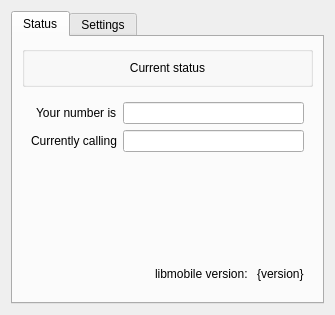
<?xml version="1.0" encoding="UTF-8"?>
<ui version="4.0">
 <class>QGBA::MobileAdapterView</class>
 <widget class="QDialog" name="QGBA::MobileAdapterView">
  <property name="windowTitle">
   <string>Mobile Game Boy Adapter</string>
  </property>
  <layout class="QVBoxLayout" name="verticalLayout">
   <item>
    <widget class="QTabWidget" name="tabWidget">
     <property name="currentIndex">
      <number>0</number>
     </property>
     <widget class="QWidget" name="statusTab">
      <attribute name="title">
       <string>Status</string>
      </attribute>
      <layout class="QVBoxLayout" name="verticalLayout_statusTab">
       <item>
        <widget class="QGroupBox" name="statusBox">
         <layout class="QVBoxLayout" name="verticalLayout_statusBox">
          <item>
           <widget class="QLabel" name="statusText">
            <property name="text">
             <string>Current status</string>
            </property>
            <property name="alignment">
             <set>Qt::AlignCenter</set>
            </property>
           </widget>
          </item>
         </layout>
        </widget>
       </item>
       <item>
        <widget class="QWidget" name="numbersForm" native="true">
         <layout class="QFormLayout" name="formLayout_numbersForm">
          <property name="fieldGrowthPolicy">
           <enum>QFormLayout::ExpandingFieldsGrow</enum>
          </property>
          <property name="labelAlignment">
           <set>Qt::AlignRight|Qt::AlignTrailing|Qt::AlignVCenter</set>
          </property>
          <item row="0" column="0">
           <widget class="QLabel" name="label_userNumber">
            <property name="text">
             <string>Your number is</string>
            </property>
           </widget>
          </item>
          <item row="0" column="1">
           <widget class="QLineEdit" name="userNumber">
            <property name="readOnly">
             <bool>true</bool>
            </property>
           </widget>
          </item>
          <item row="1" column="0">
           <widget class="QLabel" name="label_peerNumber">
            <property name="text">
             <string>Currently calling</string>
            </property>
           </widget>
          </item>
          <item row="1" column="1">
           <widget class="QLineEdit" name="peerNumber">
            <property name="readOnly">
             <bool>true</bool>
            </property>
           </widget>
          </item>
         </layout>
        </widget>
       </item>
       <item>
        <spacer name="verticalSpacer_statusTab">
         <property name="orientation">
          <enum>Qt::Vertical</enum>
         </property>
         <property name="sizeHint" stdset="0">
          <size>
           <width>20</width>
           <height>40</height>
          </size>
         </property>
        </spacer>
       </item>
       <item>
        <widget class="QWidget" name="versionWidget" native="true">
         <layout class="QHBoxLayout" name="horizontalLayout_versionWidget">
          <item>
           <spacer name="horizontalSpacer_versionWidget">
            <property name="orientation">
             <enum>Qt::Horizontal</enum>
            </property>
            <property name="sizeHint" stdset="0">
             <size>
              <width>40</width>
              <height>20</height>
             </size>
            </property>
           </spacer>
          </item>
          <item>
           <widget class="QLabel" name="label_versionText">
            <property name="text">
             <string>libmobile version: </string>
            </property>
           </widget>
          </item>
          <item>
           <widget class="QLabel" name="versionText">
            <property name="text">
             <string>{version}</string>
            </property>
           </widget>
          </item>
         </layout>
        </widget>
       </item>
      </layout>
     </widget>
     <widget class="QWidget" name="settingsTab">
      <attribute name="title">
       <string>Settings</string>
      </attribute>
      <layout class="QFormLayout" name="formLayout_settingsTab">
       <property name="fieldGrowthPolicy">
        <enum>QFormLayout::ExpandingFieldsGrow</enum>
       </property>
       <property name="labelAlignment">
        <set>Qt::AlignRight|Qt::AlignTrailing|Qt::AlignVCenter</set>
       </property>
       <item row="0" column="0">
        <widget class="QLabel" name="label_setType">
         <property name="text">
          <string>Adapter type:</string>
         </property>
        </widget>
       </item>
       <item row="0" column="1">
        <widget class="QComboBox" name="setType">
         <item>
          <property name="text">
           <string>Blue (PDC)</string>
          </property>
         </item>
         <item>
          <property name="text">
           <string>Yellow (cdmaOne)</string>
          </property>
         </item>
         <item>
          <property name="text">
           <string>Green (PHS-NTT, unreleased)</string>
          </property>
         </item>
         <item>
          <property name="text">
           <string>Red (DDI)</string>
          </property>
         </item>
         <item>
          <property name="text">
           <string>Purple (unreleased)</string>
          </property>
         </item>
         <item>
          <property name="text">
           <string>Black (unreleased)</string>
          </property>
         </item>
         <item>
          <property name="text">
           <string>Pink (unreleased)</string>
          </property>
         </item>
         <item>
          <property name="text">
           <string>Grey (unreleased)</string>
          </property>
         </item>
        </widget>
       </item>
       <item row="1" column="1">
        <widget class="QCheckBox" name="setUnmetered">
         <property name="text">
          <string>Unmetered</string>
         </property>
        </widget>
       </item>
       <item row="2" column="1">
        <widget class="QLineEdit" name="setDns1"/>
       </item>
       <item row="2" column="0">
        <widget class="QLabel" name="label_setDns1">
         <property name="text">
          <string>Primary DNS:</string>
         </property>
        </widget>
       </item>
       <item row="3" column="1">
        <widget class="QLineEdit" name="setDns2"/>
       </item>
       <item row="3" column="0">
        <widget class="QLabel" name="label_setDns2">
         <property name="text">
          <string>Secondary DNS:</string>
         </property>
        </widget>
       </item>
       <item row="4" column="1">
        <widget class="QSpinBox" name="setPort">
         <property name="maximum">
          <number>65535</number>
         </property>
         <property name="value">
          <number>1027</number>
         </property>
        </widget>
       </item>
       <item row="4" column="0">
        <widget class="QLabel" name="label_setPort">
         <property name="text">
          <string>P2P port:</string>
         </property>
        </widget>
       </item>
       <item row="5" column="1">
        <widget class="QLineEdit" name="setRelay"/>
       </item>
       <item row="5" column="0">
        <widget class="QLabel" name="label_setRelay">
         <property name="text">
          <string>Relay server:</string>
         </property>
        </widget>
       </item>
       <item row="6" column="1">
        <widget class="QLineEdit" name="setToken">
         <property name="maxLength">
          <number>32</number>
         </property>
         <property name="echoMode">
          <enum>QLineEdit::Password</enum>
         </property>
        </widget>
       </item>
       <item row="6" column="0">
        <widget class="QLabel" name="label_setToken">
         <property name="text">
          <string>Relay token:</string>
         </property>
        </widget>
       </item>
       <item row="7" column="1">
        <widget class="QPushButton" name="copyToken">
         <property name="text">
          <string>Copy relay token</string>
         </property>
        </widget>
       </item>
       <item row="8" column="1">
        <widget class="QPushButton" name="importConfig">
         <property name="text">
          <string>Load config file...</string>
         </property>
        </widget>
       </item>
      </layout>
     </widget>
    </widget>
   </item>
  </layout>
 </widget>
 <resources/>
 <connections/>
</ui>
